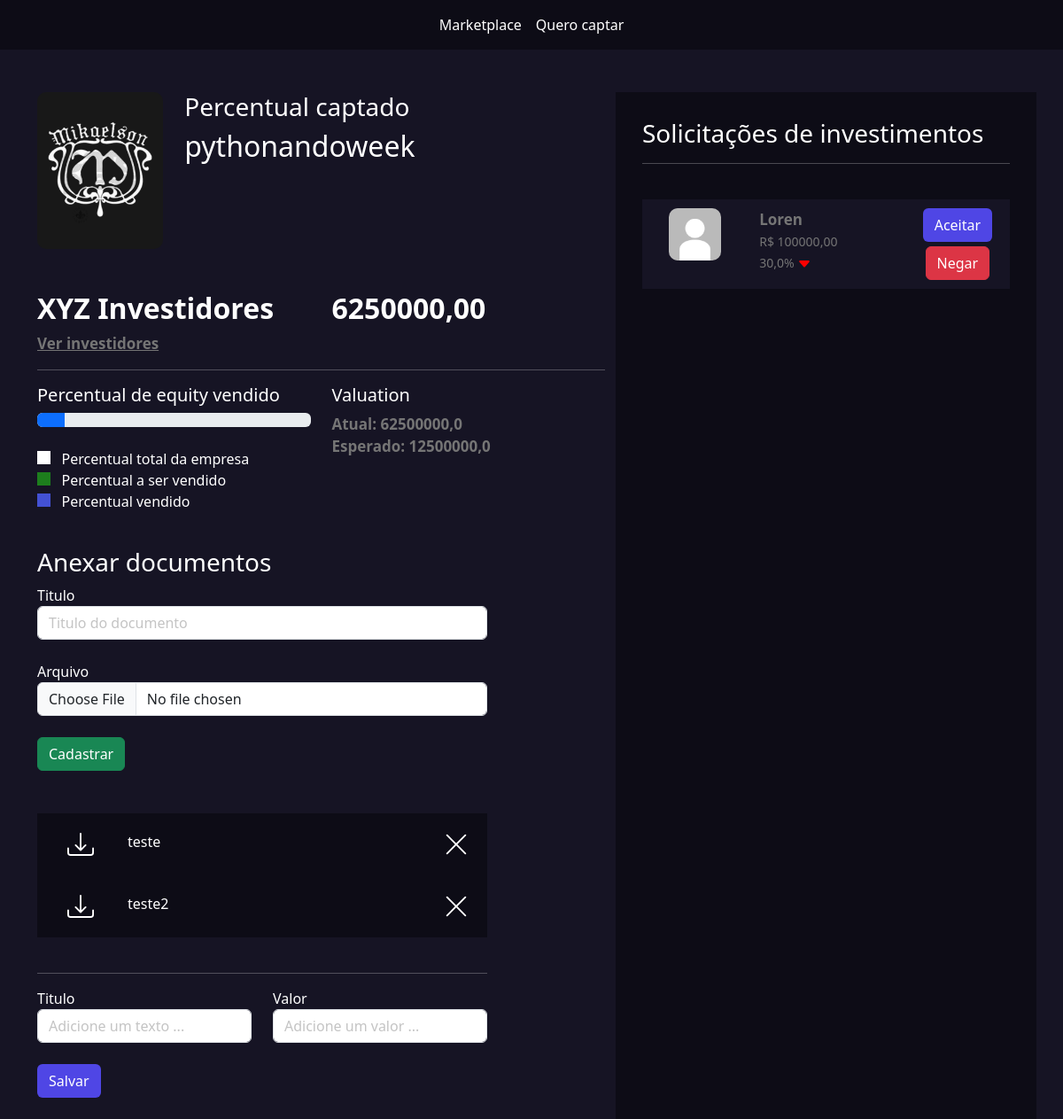
The page /empresarios/empresa/3 (signed in) on the database its author committed.
### empresarios/models.py (models this page shows, shortened)
class Empresas(models.Model):
    tempo_existencia_choices = (
        ('-6', 'Menos de 6 meses'),
        ('+6', 'Mais de 6 meses'),
        ('+1', 'Mais de 1 ano'),
        ('+5', 'Mais de 5 anos')
    )
    estagio_choices = (
        ('I', 'Tenho apenas uma idea'),
        ('MVP', 'Possuo um MVP'),
        ('MVPP', 'Possuo um MVP com clientes pagantes'),
        ('E', 'Empresa pronta para escalar'),
    )
    area_choices = (
        ('ED', 'Ed-tech'),
        ('FT', 'Fintech'),
        ('AT', 'Agrotech'),
    )
    user = models.ForeignKey(User, on_delete=models.DO_NOTHING)
    nome = models.CharField(max_length=50)
    cnpj = models.CharField(max_length=30)
    site = models.URLField()
    tempo_existencia = models.CharField(max_length=2, choices=tempo_existencia_choices, default='-6')
    descricao = models.TextField()
    data_final_captacao = models.DateField()
    percentual_equity = models.IntegerField() # Percentual esperado
    estagio = models.CharField(max_length=4, choices=estagio_choices, default='I')
    area = models.CharField(max_length=3, choices=area_choices)
    publico_alvo = models.CharField(max_length=3)
    valor = models.DecimalField(max_digits=9, decimal_places=2) # Valor total a ser vendido
    pitch = models.FileField(upload_to='pitchs')
    logo = models.FileField(upload_to='logo')
    @property
    def valuation(self):
        return float(f'{(100 * self.valor) / self.percentual_equity}')

class Documento(models.Model):
    empresa = models.ForeignKey(Empresas, on_delete=models.DO_NOTHING)
    titulo = models.CharField(max_length=30)
    arquivo = models.FileField(upload_to="documentos")

### investidores/models.py (models this page shows, shortened)
class PropostaInvestimento(models.Model):
    status_choices = (
        ('AS', 'Aguardando assinatura'),
        ('PE', 'Proposta enviada'),
        ('PA', 'Proposta aceita'),
        ('PR', 'Proposta recusada')
    )
    valor = models.DecimalField(max_digits=9, decimal_places=2)
    percentual = models.FloatField()
    empresa = models.ForeignKey(Empresas, on_delete=models.DO_NOTHING)
    investidor = models.ForeignKey(User, on_delete=models.DO_NOTHING)
    status = models.CharField(max_length=2, choices=status_choices, default='AS')
    selfie = models.FileField(upload_to="selfie", null=True, blank=True)
    rg = models.FileField(upload_to="rg", null=True, blank=True)
    @property
    def valuation(self):
        return (100*float(self.valor)) / float(self.percentual)

### empresarios/views.py (the view)
# urls.py: path('empresa/<int:id>', views.empresa, name="empresa"),
def empresa(request, id):
    empresa = Empresas.objects.get(id=id)
    if empresa.user != request.user:
        messages.add_message(request, constants.ERROR, "Essa empresa não é sua")
        return redirect(f'/empresarios/listar_empresas')
    if request.method == "GET":
        documentos = Documento.objects.filter(empresa=empresa)
        proposta_investimentos = PropostaInvestimento.objects.filter(empresa=empresa)
        percentual_vendido = 0
        for pi in proposta_investimentos:
            if pi.status == 'PA':
                percentual_vendido = percentual_vendido + pi.percentual
        total_captado = sum(proposta_investimentos.filter(status='PA').values_list('valor', flat=True))
        valuation_atual = (100 * float(total_captado)) / float(percentual_vendido) if percentual_vendido != 0 else 0
        proposta_investimentos_enviada = proposta_investimentos.filter(status='PE')
        return render(request, 'empresa.html', {'empresa': empresa, 'documentos': documentos, 'proposta_investimentos_enviada': proposta_investimentos_enviada, 'percentual_vendido': int(percentual_vendido), 'total_captado': total_captado, 'valuation_atual': valuation_atual})

### empresarios/templates/empresa.html (shortened to what this page needs)
{% extends "base.html" %}
{% load static %}
{% block 'head' %}
<link rel="stylesheet" href="{% static 'empresarios/css/listar_empresas.css' %}">
<link rel="stylesheet" href="{% static 'empresarios/css/empresa.css' %}">
<link rel="stylesheet" href="{% static 'usuarios/css/usuarios.css' %}">
{% endblock 'head' %}
{% block 'body' %}
    {% include "partials/barra_navegacao.html" %}
    <br><br>
    <div class="container">
        <div class="row">
            <div class="col-md-7">
                <div class="row">
                    <div class="col-md-3">
                        <img src="{{empresa.logo.url}}" class="foto-empresa" alt="">
                    </div>
                    <div class="col-md">
                        <h3>Percentual captado</h3>
                        <h2>{{empresa.nome}}</h2>
                    </div>
                </div>
                <br><br>
                <div class="row">
                    <div class="col-md">
                        <h2 class="titulo2">XYZ Investidores</h2>
                        <a href="#" class="sub-fonte">Ver investidores</a>
                    </div>
                    <div class="col-md">
                        <h2 class="titulo2">{{total_captado}}</h2>
                    </div>
                </div>
                <hr>
                <div class="row">
                    <div class="col-md">
                        <h5>Percentual de equity vendido</h5>
                        <div class="progress">
                            <div class="progress-bar bg-primary"
                                 style="width: {{percentual_vendido}}%"></div>
                        </div>
                        <br>
                        <label class="point-white"></label><span>&nbsp&nbsp Percentual total da empresa</span>
                        <br>
                        <label class="point-green"></label><span>&nbsp&nbsp Percentual a ser vendido</span>
                        <br>
                        <label class="point-blue"></label><span>&nbsp&nbsp Percentual vendido</span>
                    </div>
                    <div class="col-md">
                        <h5>Valuation</h5>
                        <span class="sub-fonte">Atual: {{valuation_atual}}</span>
                        <br>
                        <span class="sub-fonte">Esperado: {{empresa.valuation}}</span>
                    </div>
                    <div class="documentos">
                        <h3>Anexar documentos</h3>
                        <form action="{% url "add_doc" empresa.id %}" method="POST" enctype='multipart/form-data'>{% csrf_token %}
                            <label>Titulo</label>
                            <input type="text" name="titulo" class="form-control" placeholder="Titulo do documento">
                            <br>
                            <label>Arquivo</label>
                            <input type="file" name="arquivo" class="form-control">
                            <br>
                            <input type="submit" class="btn btn-success" value="Cadastrar">
                        </form>
                        <br><br>
                        {% for documento in documentos %}
                            <div class="list_documentos">
                                <div class="row">
                                    <div class="col-md-2" style="text-align: center">
                                        <a href="{{documento.arquivo.url}}">
                                        </a>
                                    </div>
                                    <div class="col-md-6">{{documento.titulo}} </div>
                                    <div class="col-md-4" style="text-align: right;">
                                        <a href="{% url "excluir_dc" documento.id %}">
                                        </a>
                                    </div>
                                </div>
                            </div>
                        {% endfor %}
                        <br>
                        <hr>
                        <div class="row">
                            <div class="col-md">
                                <form action="{% url "add_metrica" empresa.id %}" method="POST">{% csrf_token %}
                                <label>Titulo</label>
                                <input type="text" class="form-control" name="titulo" placeholder="Adicione um texto ...">
                            </div>
                            <div class="col-md">
                                <label>Valor</label>
                                <input type="text" class="form-control" name="valor" placeholder="Adicione um valor ...">
                            </div>
                        </div>
                        <br>
                        <input type="submit" value="Salvar" class="btn btn-indigo-normal">
                        <br><br>
                    </div>
                </div>
            </div>
            <div class="col-md-5 dark-color intereses-investimentos">
                <h3>Solicitações de investimentos</h3>
                <hr>
                <br>
                {% for pi in proposta_investimentos_enviada  %}
                    <div class="bg-color-dark card-investimento">
                        <div class="row">
                            <div class="col-md">
                                <img src="{% static 'geral/img/foto_perfil.webp' %}" class="foto-perfil" alt="">
                            </div>
                            <div class="col-md-5" style="text-align: left">
                                <span class="sub-fonte">{{pi.investidor}}</span>
                                <br>
                                <span class="sub-fonte2">R$ {{pi.valor}}</span>
                                <br>
                                <span class="sub-fonte2">{{pi.percentual}}%
                                {% if pi.valuation >= empresa.valuation  %}
                                    <svg xmlns="http://www.w3.org/2000/svg" width="16" height="16" fill="currentColor" class="bi bi-caret-up-fill" style="color: #00ff00;" viewBox="0 0 16 16">
                                        <path d="m7.247 4.86-4.796 5.481c-.566.647-.106 1.659.753 1.659h9.592a1 1 0 0 0 .753-1.659l-4.796-5.48a1 1 0 0 0-1.506 0z"/>
                                    </svg>
                                {% else %}
                                    <svg xmlns="http://www.w3.org/2000/svg" width="16" height="16" fill="currentColor" style="color: #ff0000;" class="bi bi-caret-down-fill" viewBox="0 0 16 16">
                                        <path d="M7.247 11.14 2.451 5.658C1.885 5.013 2.345 4 3.204 4h9.592a1 1 0 0 1 .753 1.659l-4.796 5.48a1 1 0 0 1-1.506 0z"/>
                                    </svg>
                                {% endif %}
                                </span>
                            </div>
                            <div class="col-md">
                                <a href="{% url 'gerenciar_proposta' pi.id %}?acao=aceitar" class="btn btn-indigo-normal">Aceitar</a>
                                <br>
                                <a href="{% url 'gerenciar_proposta' pi.id %}?acao=recusar" style="margin-top: 5px;" class="btn btn-danger">Negar</a>
                            </div>
                        </div>
                    </div>
                    <br>
                {% endfor %}
            </div>
        </div>
    </div>
{% endblock 'body' %}

### templates/base.html (shortened to what this page needs)
{% load static %}
<!doctype html>
<html lang="en">
  <head>
    <link rel="stylesheet" href="{% static 'geral/css/base.css' %}">
    <link href="https://cdn.jsdelivr.net/npm/bootstrap@5.3.3/dist/css/bootstrap.min.css" rel="stylesheet">
    {% block 'head' %}{% endblock 'head' %}
  </head>
  <body>
    {% block 'body' %}{% endblock 'body' %}
  </body>
</html>

### templates/partials/barra_navegacao.html
<nav class="navbar navbar-expand-lg navbar-dark dark-color">
    <div class="container-fluid">
        <div class="collapse navbar-collapse justify-content-center" id="navbarNav">
        <ul class="navbar-nav">
            <li class="nav-item">
	            <a class="nav-link active" aria-current="page" href="">Marketplace</a>
            </li>
            <li class="nav-item">
	            <a class="nav-link active" href="{% url 'cadastrar_empresa' %}">Quero captar</a>
            </li>
        </ul>
        </div>
    </div>
</nav>

### templates/static/geral/css/base.css (style rules this page uses)
:root { --main-color: #161424; --dark-color: #0D0C16; --contrast-color: #4F46E5; }
body { color: white !important; background-color: var(--main-color) !important; }
.bg-color-dark { background-color: var(--main-color); }
.dark-color { background-color: var(--dark-color); color: white !important; }

### templates/static/empresarios/css/empresa.css (style rules this page uses)
.intereses-investimentos { min-height: 80vh; padding: 30px }
.card-investimento { padding: 10px; text-align: center; vertical-align: middle; }
.foto-perfil { width: 60%; border-radius: 10px; }
.foto-empresa { width: 100%; border-radius: 10px; }
.sub-fonte { color:rgb(117, 117, 117); font-size: 17px; font-weight: bold; }
.sub-fonte2 { color:rgb(117, 117, 117); font-size: 14px; }
.titulo2 { font-weight: bold; }
.point-white { width: 15px; height: 15px; background-color: white; }
.point-green { width: 15px; height: 15px; background-color: #1d7e1d; }
.point-blue { width: 15px; height: 15px; background-color: #4351d4; }
.documentos { width: 80%; margin-top: 40px; }
.list_documentos { background-color: var(--dark-color); padding: 20px; }

### templates/static/usuarios/css/usuarios.css (style rules this page uses)
.btn-indigo-normal { background-color: var(--contrast-color); color: white; }

### rows shown on the page
Empresas: logo (picture), nome "pythonandoweek", valuation "12500000,0"
Documento: titulo "teste"
Documento: titulo "teste2"
PropostaInvestimento: investidor "Loren", valor "100000,00", percentual "30,0"

### other values the page prints
{{ total_captado }} "6250000,00"
{{ valuation_atual }} "62500000,0"
